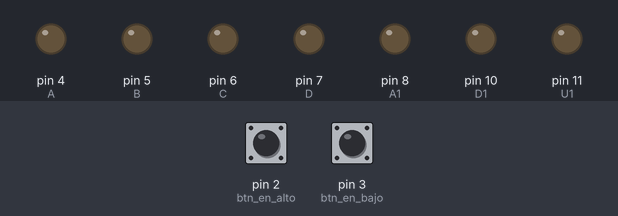
The sketch below on a simulated Arduino Uno, built with avr-gcc and run on an emulated ATmega328P. On the bench: output pins drawn as LEDs (lit = HIGH). Inputs (shaded band) come from the test bench; at power-on: pin 2 (btn_en_alto) LOW, pin 3 (btn_en_bajo) HIGH.

Above: at 1.2 s.
1.3 s: pin 2 (btn_en_alto) pulled HIGH for 0.15 s
At 2.5 s:
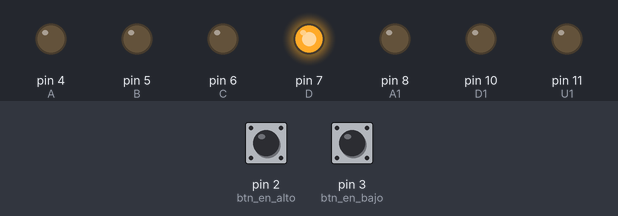
2.9 s: pin 2 (btn_en_alto) pulled HIGH for 1 s
At 3.9 s:
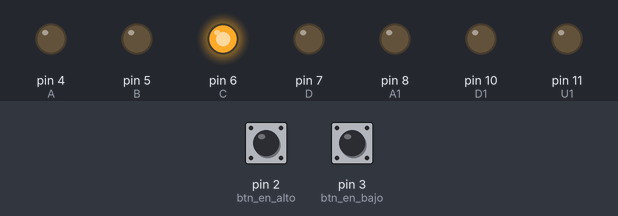
5.4 s: pin 2 (btn_en_alto) pulled HIGH for 0.15 s
At 5.8 s:
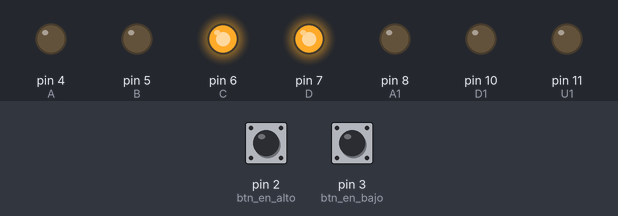
7.0 s: pin 2 (btn_en_alto) pulled HIGH for 3.2 s
At 8.2 s:
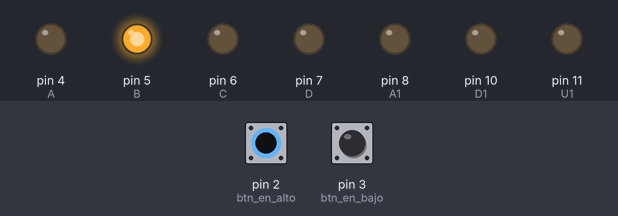
11.7 s: pin 2 (btn_en_alto) pulled HIGH for 0.15 s
At 12.9 s:
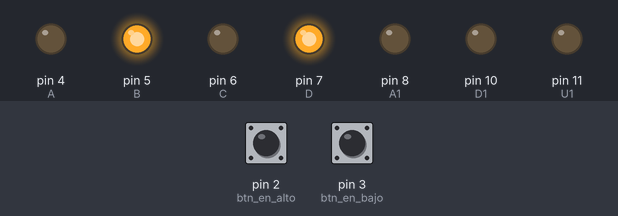
13.3 s: pin 2 (btn_en_alto) pulled HIGH for 1 s
At 14.2 s:
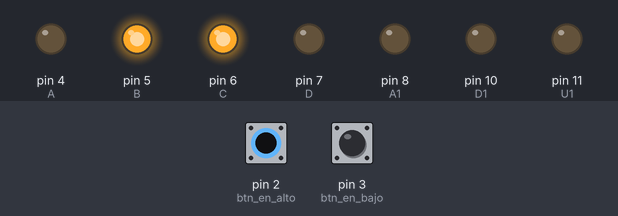
Timing chart, 0 to 16.3 s (numbered marks = the images above; inputs shaded):
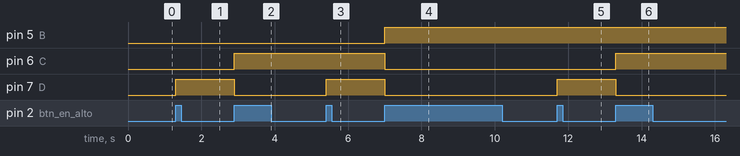

The sketch:

landon_morataya_0-50.ino
```cpp
/*
   Fundacion Kinal
   Centro educativo tecnico laboral Kinal
   Quinto perito
   Quinto electronica
   Codigo Tecnico: EB5AM
   Curso: Taller de electronica digital y reparacion de computadoras I
   Proyecto: contador de 0-50
   Dev: Landon Morataya
   Fecha: 01/06/2023
*/

//Directivas de Propocesador
#define btn_en_alto 2
#define btn_en_bajo 3
#define A 4
#define B 5
#define C 6
#define D 7

#define A1 8
#define R1 9
#define D1 10
#define U1 11

//Funciones
void funcion_ISR_rising(void);
void funcion_ISR_falling(void);
void display_primero();
void display_segundo();

//Variables
volatile static bool f_print = false;
int unidades = 0;
int decenas = 0;

void setup() {
  pinMode(btn_en_alto, INPUT);
  pinMode(btn_en_bajo, INPUT);
  pinMode(A, OUTPUT);
  pinMode(B, OUTPUT);
  pinMode(C, OUTPUT);
  pinMode(D, OUTPUT);
  pinMode(A1, OUTPUT);
  pinMode(R1, OUTPUT);
  pinMode(D1, OUTPUT);
  pinMode(U1, OUTPUT);

  attachInterrupt(digitalPinToInterrupt(btn_en_alto),funcion_ISR_rising,RISING);
  attachInterrupt(digitalPinToInterrupt(btn_en_bajo),funcion_ISR_falling,FALLING);
}
void loop() {
  if(f_print){
    f_print = false; //Limpio la variable
    if(unidades > 9){
      decenas++;
      unidades = 0;
    }
    if(unidades == -1){
      unidades = 9;
      decenas--;
    }
    if(decenas < 0){
      unidades = 0;
      decenas = 5;
    }
    if(unidades > 0 && decenas == 5){
      unidades = 0;
      decenas = 0;
    }

  }
  display_primero();
  display_segundo();
}
//Funciones ISR
void funcion_ISR_rising(void){
  unidades ++; //aunmento el valor de la variable
  f_print = true;
}
void funcion_ISR_falling(void){
  unidades --; //disminuyo el valor de la variable
  f_print = true;
}
void display_primero(){
  if(unidades==0){
  digitalWrite(A, LOW);
  digitalWrite(B, LOW);
  digitalWrite(C, LOW);
  digitalWrite(D, LOW);
  }

   if(unidades==1){
  digitalWrite(A, LOW);
  digitalWrite(B, LOW);
  digitalWrite(C, LOW);
  digitalWrite(D, HIGH);
  }

  if(unidades==2){
  digitalWrite(A, LOW);
  digitalWrite(B, LOW);
  digitalWrite(C, HIGH);
  digitalWrite(D, LOW);
  }

  if(unidades==3){
  digitalWrite(A, LOW);
  digitalWrite(B, LOW);
  digitalWrite(C, HIGH);
  digitalWrite(D, HIGH);
  }

  if(unidades==4){
  digitalWrite(A, LOW);
  digitalWrite(B, HIGH);
  digitalWrite(C, LOW);
  digitalWrite(D, LOW);
  }

  if(unidades==5){
  digitalWrite(A, LOW);
  digitalWrite(B, HIGH);
  digitalWrite(C, LOW);
  digitalWrite(D, HIGH);
  }

  if(unidades==6){
  digitalWrite(A, LOW);
  digitalWrite(B, HIGH);
  digitalWrite(C, HIGH);
  digitalWrite(D, LOW);
  }

  if(unidades==7){
  digitalWrite(A, LOW);
  digitalWrite(B, HIGH);
  digitalWrite(C, HIGH);
  digitalWrite(D, HIGH);
  }

  if(unidades==8){
  digitalWrite(A, HIGH);
  digitalWrite(B, LOW);
  digitalWrite(C, LOW);
  digitalWrite(D, LOW);
  }

  if(unidades==9){
  digitalWrite(A, HIGH);
  digitalWrite(B, LOW);
  digitalWrite(C, LOW);
  digitalWrite(D, HIGH);
  }
}
void display_segundo(){
  if(decenas==0){
    digitalWrite(A1, LOW);
    digitalWrite(R1, LOW);
    digitalWrite(D1, LOW);
    digitalWrite(U1, LOW);
  }

  if(decenas==1){
  digitalWrite(A1, LOW);
  digitalWrite(R1, LOW);
  digitalWrite(D1, LOW);
  digitalWrite(U1, HIGH);
  }

  if(decenas==2){
  digitalWrite(A1, LOW);
  digitalWrite(R1, LOW);
  digitalWrite(D1, HIGH);
  digitalWrite(U1, LOW);
  }

  if(decenas==3){
  digitalWrite(A1, LOW);
  digitalWrite(R1, LOW);
  digitalWrite(D1, HIGH);
  digitalWrite(U1, HIGH);
  }

  if(decenas==4){
  digitalWrite(A1, LOW);
  digitalWrite(R1, HIGH);
  digitalWrite(D1, LOW);
  digitalWrite(U1, LOW);
  }

  if(decenas==5){
  digitalWrite(A1, LOW);
  digitalWrite(R1, HIGH);
  digitalWrite(D1, LOW);
  digitalWrite(U1, HIGH);
  }
}
```

Measured:
- after the input at 1.3 s, pin 7 (D): LOW → HIGH at once
- after the input at 2.9 s, pin 6 (C): LOW → HIGH at once; pin 7 (D): HIGH → LOW at once
- after the input at 5.4 s, pin 7 (D): LOW → HIGH at once
- after the input at 7.0 s, pin 5 (B): LOW → HIGH at once; pin 6 (C), pin 7 (D): HIGH → LOW at once
- after the input at 11.7 s, pin 7 (D): LOW → HIGH at once
- after the input at 13.3 s, pin 6 (C): LOW → HIGH at once; pin 7 (D): HIGH → LOW at once
